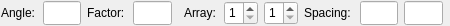
<?xml version="1.0" encoding="UTF-8"?>
<ui version="4.0">
 <class>Ui_InsertOptions</class>
 <widget class="QWidget" name="Ui_InsertOptions">
  <property name="geometry">
   <rect>
    <x>0</x>
    <y>0</y>
    <width>450</width>
    <height>26</height>
   </rect>
  </property>
  <property name="sizePolicy">
   <sizepolicy hsizetype="Preferred" vsizetype="Preferred">
    <horstretch>0</horstretch>
    <verstretch>0</verstretch>
   </sizepolicy>
  </property>
  <property name="minimumSize">
   <size>
    <width>50</width>
    <height>22</height>
   </size>
  </property>
  <property name="maximumSize">
   <size>
    <width>600</width>
    <height>32</height>
   </size>
  </property>
  <property name="windowTitle">
   <string>Insert Options</string>
  </property>
  <property name="toolTip">
   <string/>
  </property>
  <layout class="QHBoxLayout">
   <property name="leftMargin">
    <number>1</number>
   </property>
   <property name="topMargin">
    <number>1</number>
   </property>
   <property name="rightMargin">
    <number>1</number>
   </property>
   <property name="bottomMargin">
    <number>1</number>
   </property>
   <item>
    <widget class="QLabel" name="lAngle">
     <property name="sizePolicy">
      <sizepolicy hsizetype="Fixed" vsizetype="Preferred">
       <horstretch>0</horstretch>
       <verstretch>0</verstretch>
      </sizepolicy>
     </property>
     <property name="minimumSize">
      <size>
       <width>36</width>
       <height>0</height>
      </size>
     </property>
     <property name="text">
      <string>Angle:</string>
     </property>
     <property name="wordWrap">
      <bool>false</bool>
     </property>
    </widget>
   </item>
   <item>
    <widget class="QLineEdit" name="leAngle">
     <property name="sizePolicy">
      <sizepolicy hsizetype="MinimumExpanding" vsizetype="Preferred">
       <horstretch>0</horstretch>
       <verstretch>0</verstretch>
      </sizepolicy>
     </property>
     <property name="minimumSize">
      <size>
       <width>32</width>
       <height>0</height>
      </size>
     </property>
     <property name="toolTip">
      <string>Rotation Angle</string>
     </property>
    </widget>
   </item>
   <item>
    <widget class="QLabel" name="lFactor">
     <property name="sizePolicy">
      <sizepolicy hsizetype="Fixed" vsizetype="Preferred">
       <horstretch>0</horstretch>
       <verstretch>0</verstretch>
      </sizepolicy>
     </property>
     <property name="minimumSize">
      <size>
       <width>40</width>
       <height>0</height>
      </size>
     </property>
     <property name="text">
      <string>Factor:</string>
     </property>
     <property name="wordWrap">
      <bool>false</bool>
     </property>
    </widget>
   </item>
   <item>
    <widget class="QLineEdit" name="leFactor">
     <property name="sizePolicy">
      <sizepolicy hsizetype="MinimumExpanding" vsizetype="Preferred">
       <horstretch>0</horstretch>
       <verstretch>0</verstretch>
      </sizepolicy>
     </property>
     <property name="minimumSize">
      <size>
       <width>32</width>
       <height>0</height>
      </size>
     </property>
     <property name="toolTip">
      <string>Scale Factor</string>
     </property>
    </widget>
   </item>
   <item>
    <widget class="Line" name="sep1_2">
     <property name="sizePolicy">
      <sizepolicy hsizetype="Preferred" vsizetype="Preferred">
       <horstretch>0</horstretch>
       <verstretch>0</verstretch>
      </sizepolicy>
     </property>
     <property name="frameShape">
      <enum>QFrame::VLine</enum>
     </property>
     <property name="frameShadow">
      <enum>QFrame::Sunken</enum>
     </property>
    </widget>
   </item>
   <item>
    <widget class="QLabel" name="lArray">
     <property name="sizePolicy">
      <sizepolicy hsizetype="Fixed" vsizetype="Preferred">
       <horstretch>0</horstretch>
       <verstretch>0</verstretch>
      </sizepolicy>
     </property>
     <property name="minimumSize">
      <size>
       <width>34</width>
       <height>0</height>
      </size>
     </property>
     <property name="text">
      <string>Array:</string>
     </property>
     <property name="wordWrap">
      <bool>false</bool>
     </property>
    </widget>
   </item>
   <item>
    <widget class="QSpinBox" name="sbColumns">
     <property name="sizePolicy">
      <sizepolicy hsizetype="MinimumExpanding" vsizetype="Preferred">
       <horstretch>0</horstretch>
       <verstretch>0</verstretch>
      </sizepolicy>
     </property>
     <property name="minimumSize">
      <size>
       <width>34</width>
       <height>0</height>
      </size>
     </property>
     <property name="toolTip">
      <string>Number of Columns</string>
     </property>
     <property name="minimum">
      <number>1</number>
     </property>
     <property name="maximum">
      <number>10000</number>
     </property>
    </widget>
   </item>
   <item>
    <widget class="QSpinBox" name="sbRows">
     <property name="sizePolicy">
      <sizepolicy hsizetype="MinimumExpanding" vsizetype="Preferred">
       <horstretch>0</horstretch>
       <verstretch>0</verstretch>
      </sizepolicy>
     </property>
     <property name="minimumSize">
      <size>
       <width>34</width>
       <height>0</height>
      </size>
     </property>
     <property name="toolTip">
      <string>Number of Rows</string>
     </property>
     <property name="minimum">
      <number>1</number>
     </property>
     <property name="maximum">
      <number>10000</number>
     </property>
    </widget>
   </item>
   <item>
    <widget class="QLabel" name="lSpacing">
     <property name="sizePolicy">
      <sizepolicy hsizetype="Fixed" vsizetype="Preferred">
       <horstretch>0</horstretch>
       <verstretch>0</verstretch>
      </sizepolicy>
     </property>
     <property name="minimumSize">
      <size>
       <width>50</width>
       <height>0</height>
      </size>
     </property>
     <property name="text">
      <string>Spacing:</string>
     </property>
     <property name="wordWrap">
      <bool>false</bool>
     </property>
    </widget>
   </item>
   <item>
    <widget class="QLineEdit" name="leColumnSpacing">
     <property name="sizePolicy">
      <sizepolicy hsizetype="MinimumExpanding" vsizetype="Preferred">
       <horstretch>0</horstretch>
       <verstretch>0</verstretch>
      </sizepolicy>
     </property>
     <property name="minimumSize">
      <size>
       <width>32</width>
       <height>0</height>
      </size>
     </property>
     <property name="toolTip">
      <string>Column Spacing</string>
     </property>
    </widget>
   </item>
   <item>
    <widget class="QLineEdit" name="leRowSpacing">
     <property name="sizePolicy">
      <sizepolicy hsizetype="MinimumExpanding" vsizetype="Preferred">
       <horstretch>0</horstretch>
       <verstretch>0</verstretch>
      </sizepolicy>
     </property>
     <property name="minimumSize">
      <size>
       <width>32</width>
       <height>0</height>
      </size>
     </property>
     <property name="toolTip">
      <string>Row Spacing</string>
     </property>
    </widget>
   </item>
   <item>
    <widget class="Line" name="sep1">
     <property name="sizePolicy">
      <sizepolicy hsizetype="Preferred" vsizetype="Preferred">
       <horstretch>0</horstretch>
       <verstretch>0</verstretch>
      </sizepolicy>
     </property>
     <property name="frameShape">
      <enum>QFrame::VLine</enum>
     </property>
     <property name="frameShadow">
      <enum>QFrame::Sunken</enum>
     </property>
    </widget>
   </item>
  </layout>
 </widget>
 <layoutdefault spacing="6" margin="11"/>
 <resources/>
 <connections>
  <connection>
   <sender>leAngle</sender>
   <signal>textChanged(QString)</signal>
   <receiver>Ui_InsertOptions</receiver>
   <slot>updateData()</slot>
   <hints>
    <hint type="sourcelabel">
     <x>20</x>
     <y>20</y>
    </hint>
    <hint type="destinationlabel">
     <x>20</x>
     <y>20</y>
    </hint>
   </hints>
  </connection>
  <connection>
   <sender>leFactor</sender>
   <signal>textChanged(QString)</signal>
   <receiver>Ui_InsertOptions</receiver>
   <slot>updateData()</slot>
   <hints>
    <hint type="sourcelabel">
     <x>20</x>
     <y>20</y>
    </hint>
    <hint type="destinationlabel">
     <x>20</x>
     <y>20</y>
    </hint>
   </hints>
  </connection>
  <connection>
   <sender>sbColumns</sender>
   <signal>valueChanged(int)</signal>
   <receiver>Ui_InsertOptions</receiver>
   <slot>updateData()</slot>
   <hints>
    <hint type="sourcelabel">
     <x>20</x>
     <y>20</y>
    </hint>
    <hint type="destinationlabel">
     <x>20</x>
     <y>20</y>
    </hint>
   </hints>
  </connection>
  <connection>
   <sender>sbRows</sender>
   <signal>valueChanged(int)</signal>
   <receiver>Ui_InsertOptions</receiver>
   <slot>updateData()</slot>
   <hints>
    <hint type="sourcelabel">
     <x>20</x>
     <y>20</y>
    </hint>
    <hint type="destinationlabel">
     <x>20</x>
     <y>20</y>
    </hint>
   </hints>
  </connection>
  <connection>
   <sender>leColumnSpacing</sender>
   <signal>textChanged(QString)</signal>
   <receiver>Ui_InsertOptions</receiver>
   <slot>updateData()</slot>
   <hints>
    <hint type="sourcelabel">
     <x>20</x>
     <y>20</y>
    </hint>
    <hint type="destinationlabel">
     <x>20</x>
     <y>20</y>
    </hint>
   </hints>
  </connection>
  <connection>
   <sender>leRowSpacing</sender>
   <signal>textChanged(QString)</signal>
   <receiver>Ui_InsertOptions</receiver>
   <slot>updateData()</slot>
   <hints>
    <hint type="sourcelabel">
     <x>20</x>
     <y>20</y>
    </hint>
    <hint type="destinationlabel">
     <x>20</x>
     <y>20</y>
    </hint>
   </hints>
  </connection>
 </connections>
</ui>
